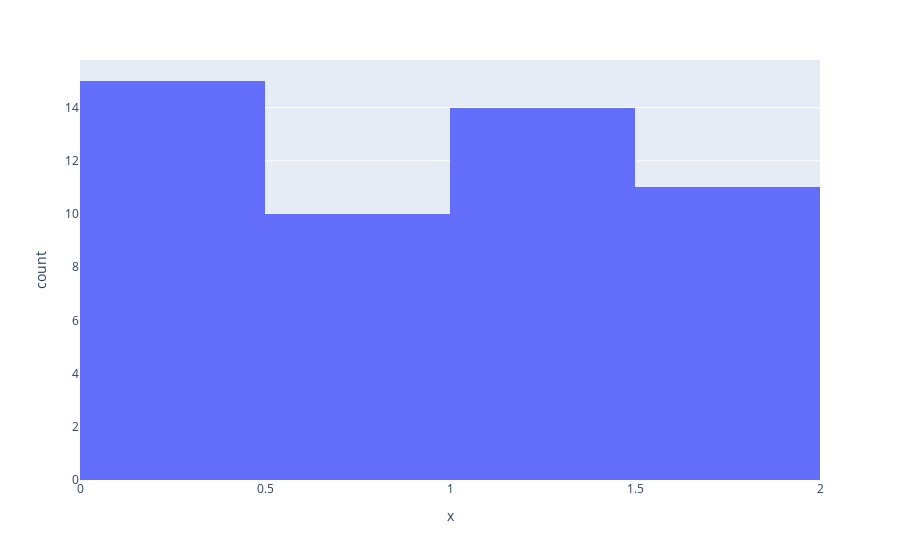

The cell this chart's notebook holds for it:
### Code cell
# plotly_histogram
fig = px.histogram(df, x="x")
fig.show()

### Figure 1 — Plotly figure (JSON) as saved in the notebook; plotly's stock layout.template omitted (floating-point values rounded to 4 significant figures)
{"data": [{"alignmentgroup": "True", "bingroup": "x", "hovertemplate": "x=%{x}<br>count=%{y}<extra></extra>", "legendgroup": "", "marker": {"color": "#636efa"}, "name": "", "offsetgroup": "", "orientation": "v", "showlegend": false, "type": "histogram", "x": [0.532, 0.7713, 0.9766, 1.349, 1.55, 1.145, 1.442, 0.02316, 1.709, 0.1006, 0.09914, 1.14, 0.3614, 0.1085, 1.311, 0.1653, 0.005173, 0.8564, 0.3925, 0.06393, 1.235, 0.859, 1.469, 0.4884, 1.537, 0.5364, 0.9869, 1.077, 0.4388, 1.617, 1.039, 1.42, 1.96, 1.847, 1.003, 0.08175, 1.465, 1.779, 0.2242, 1.756, 0.74, 1.134, 1.05, 0.2692, 1.772, 1.723, 0.451, 0.5316, 1.914, 0.9088], "xaxis": "x", "yaxis": "y"}], "layout": {"barmode": "relative", "legend": {"tracegroupgap": 0}, "margin": {"t": 60}, "xaxis": {"anchor": "y", "domain": [0, 1], "title": {"text": "x"}}, "yaxis": {"anchor": "x", "domain": [0, 1], "title": {"text": "count"}}}}
